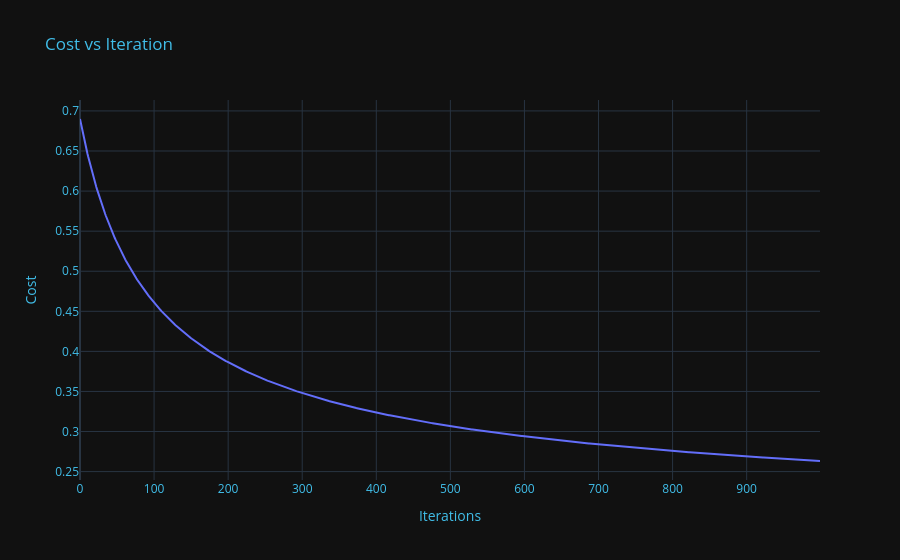

Notebook cell for this chart:
### Markdown cell above
### Testinig against Scikit Learn's Logistic regression model

### Code cell
#-----------------------------------------------------------------------------------
#----------------------------Custom Logistic Regression-----------------------------
#-----------------------------------------------------------------------------------
regressor = Custom_Logistic_Regression(learning_rate=0.01)
regressor.fit(X_train, y_train)
predictions = regressor.predict(X_test)
print("Accuracy: ", np.mean(predictions == y_test))

print("\nCustom Confusion Matrix:")
disp = ConfusionMatrixDisplay(confusion_matrix=confusion_matrix(np.asarray(y_test), np.asarray(predictions)))
disp.plot(cmap=plt.cm.Blues)
plt.title('Confusion Matrix')
plt.show()

#-----------------------------------------------------------------------------------
#----------------------------Sklearn Logistic Regression----------------------------
#-----------------------------------------------------------------------------------
sklearn_regressor = LogisticRegression(max_iter=1000)
sklearn_regressor.fit(X_train, y_train)
sk_predictions = sklearn_regressor.predict(X_test)
print("Accuracy: ", np.mean(sk_predictions == y_test))

print("\nSklearn Confusion Matrix:")
disp = ConfusionMatrixDisplay(confusion_matrix=confusion_matrix(np.asarray(y_test), np.asarray(sk_predictions)))
disp.plot(cmap=plt.cm.Blues)
plt.title('Confusion Matrix')
plt.show()

#-----------------------------------------------------------------------------------
#----------------------------Compare the results------------------------------------
#-----------------------------------------------------------------------------------
print("Custom Logistic predictions:", predictions)
print("Scikit-learn Logistic predictions:", sk_predictions)

# Compare predictions
assert np.array_equal(predictions, sk_predictions), "The predictions do not match!"
print("Test passed successfully! =D, Custom Logistic predictions match scikit-learn Logistic predictions.")

### Figure 1 — Plotly figure (JSON) as saved in the notebook; plotly's stock layout.template omitted (floating-point values rounded to 4 significant figures; data arrays with more than 128 entries replaced by an {"elided": "..."} marker saying what was removed)
{"data": [{"hovertemplate": "x=%{x}<br>y=%{y}<extra></extra>", "legendgroup": "", "line": {"color": "#636efa", "dash": "solid"}, "marker": {"symbol": "circle"}, "mode": "lines", "name": "", "orientation": "v", "showlegend": false, "type": "scatter", "x": {"elided": "1000 int values"}, "xaxis": "x", "y": {"elided": "1000 float values"}, "yaxis": "y"}], "layout": {"legend": {"tracegroupgap": 0}, "title": {"font": {"color": "#41BEE9"}, "text": "Cost vs Iteration"}, "xaxis": {"anchor": "y", "color": "#41BEE9", "domain": [0, 1], "title": {"text": "Iterations"}}, "yaxis": {"anchor": "x", "color": "#41BEE9", "domain": [0, 1], "title": {"text": "Cost"}}}}
